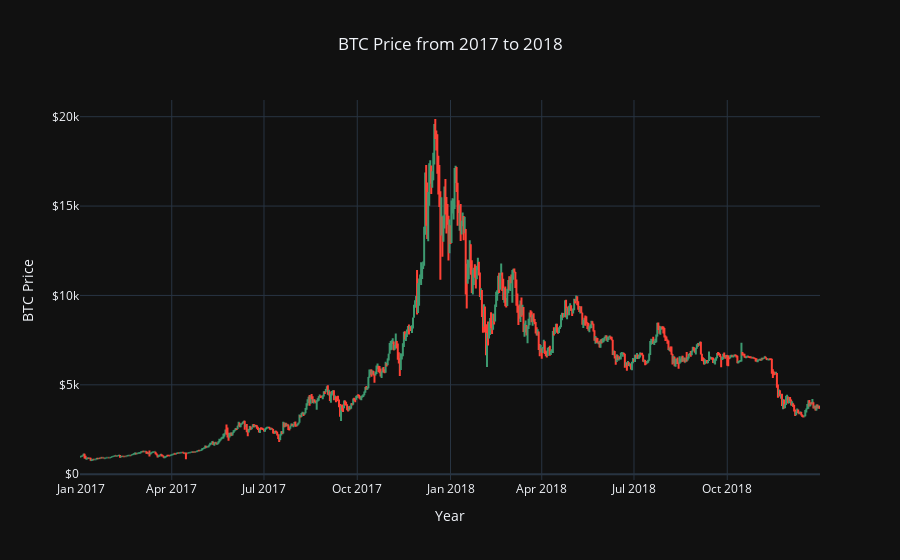

The cell this chart's notebook holds for it:
### Code cell
data_2021=data[(data['Year']==2018)|((data['Year']==2017))]
fig = go.Figure(data=go.Ohlc(x=data_2021['Date'],
                open=data_2021['Open'],
                high=data_2021['High'],
                low=data_2021['Low'],
                close=data_2021['Close']))
fig.update(layout_xaxis_rangeslider_visible=False)

fig.update_layout(template='plotly_dark',
    title='BTC Price from 2017 to 2018',
    xaxis_title="Year",
    yaxis_title='BTC Price',title_x=0.5)
fig.update_yaxes( # the y-axis is in dollars
    tickprefix="$", showgrid=True
)

fig.update_xaxes(
     showgrid=True
)
fig.show()

### Figure 1 — Plotly figure (JSON) as saved in the notebook; plotly's stock layout.template omitted (floating-point values rounded to 4 significant figures; data arrays with more than 128 entries replaced by an {"elided": "..."} marker saying what was removed)
{"data": [{"close": {"elided": "730 float values"}, "high": {"elided": "730 float values"}, "low": {"elided": "730 float values"}, "open": {"elided": "730 float values"}, "type": "ohlc", "x": {"elided": "730 str values"}}], "layout": {"title": {"text": "BTC Price from 2017 to 2018", "x": 0.5}, "xaxis": {"rangeslider": {"visible": false}, "showgrid": true, "title": {"text": "Year"}}, "yaxis": {"showgrid": true, "tickprefix": "$", "title": {"text": "BTC Price"}}}}
